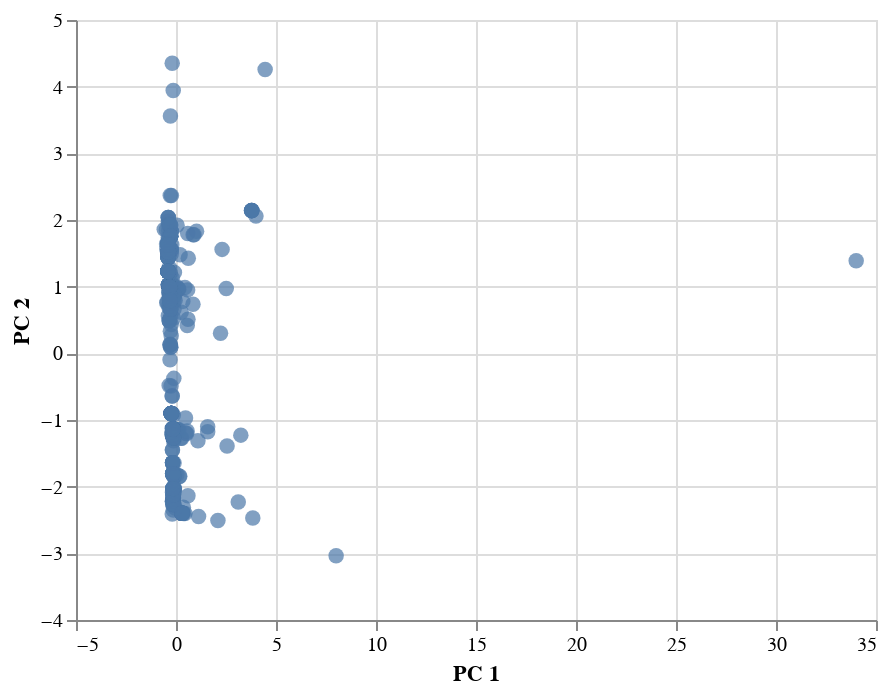

The notebook cell saved with this chart:
### Markdown cell above
### Visualizing Results

### Code cell
# Create a Scatter plot using alrair to visualize clusters
alt.Chart(clustered_df).mark_circle(size=60).encode(
    x="PC 1",
    y="PC 2",
    tooltip=["CoinName", "Algorithm", "TotalCoinsMined", "TotalCoinSupply"]
).interactive()

### Figure 1 — Vega-Lite specification as saved in the notebook (floating-point values rounded to 4 significant figures; data arrays with more than 128 entries replaced by an {"elided": "..."} marker saying what was removed)
{"config": {"view": {"continuousWidth": 400, "continuousHeight": 300}}, "data": {"name": "data-db8d45190c04aebf56959f5598103b16"}, "mark": {"type": "circle", "size": 60}, "encoding": {"tooltip": [{"type": "nominal", "field": "CoinName"}, {"type": "nominal", "field": "Algorithm"}, {"type": "quantitative", "field": "TotalCoinsMined"}, {"type": "nominal", "field": "TotalCoinSupply"}], "x": {"type": "quantitative", "field": "PC 1"}, "y": {"type": "quantitative", "field": "PC 2"}}, "selection": {"selector003": {"type": "interval", "bind": "scales", "encodings": ["x", "y"]}}, "$schema": "https://vega.github.io/schema/vega-lite/v4.8.1.json", "datasets": {"data-db8d45190c04aebf56959f5598103b16": {"elided": "532 records"}}}
